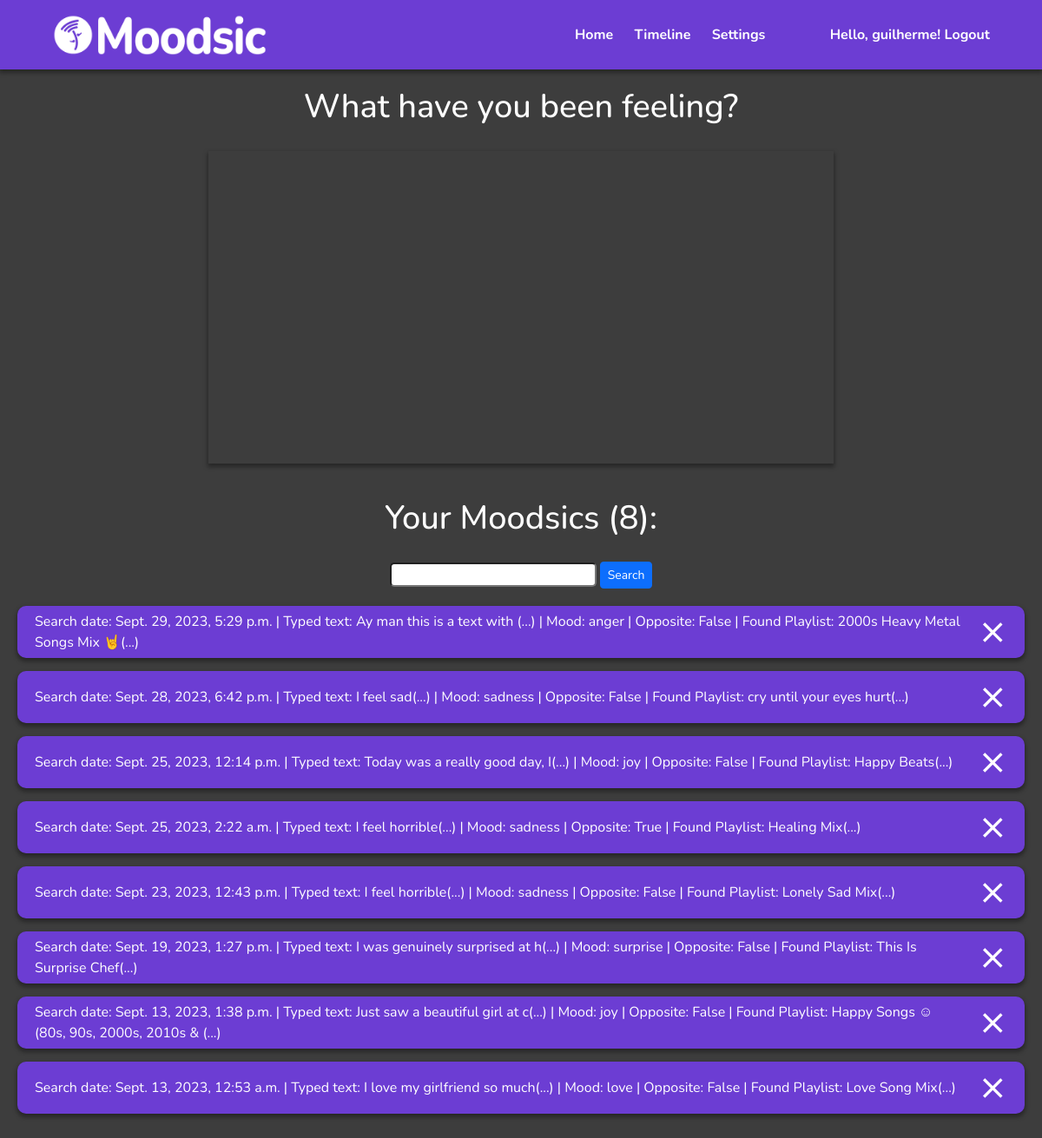
/timeline/ (signed in), run on an earlier commit of the app's database.
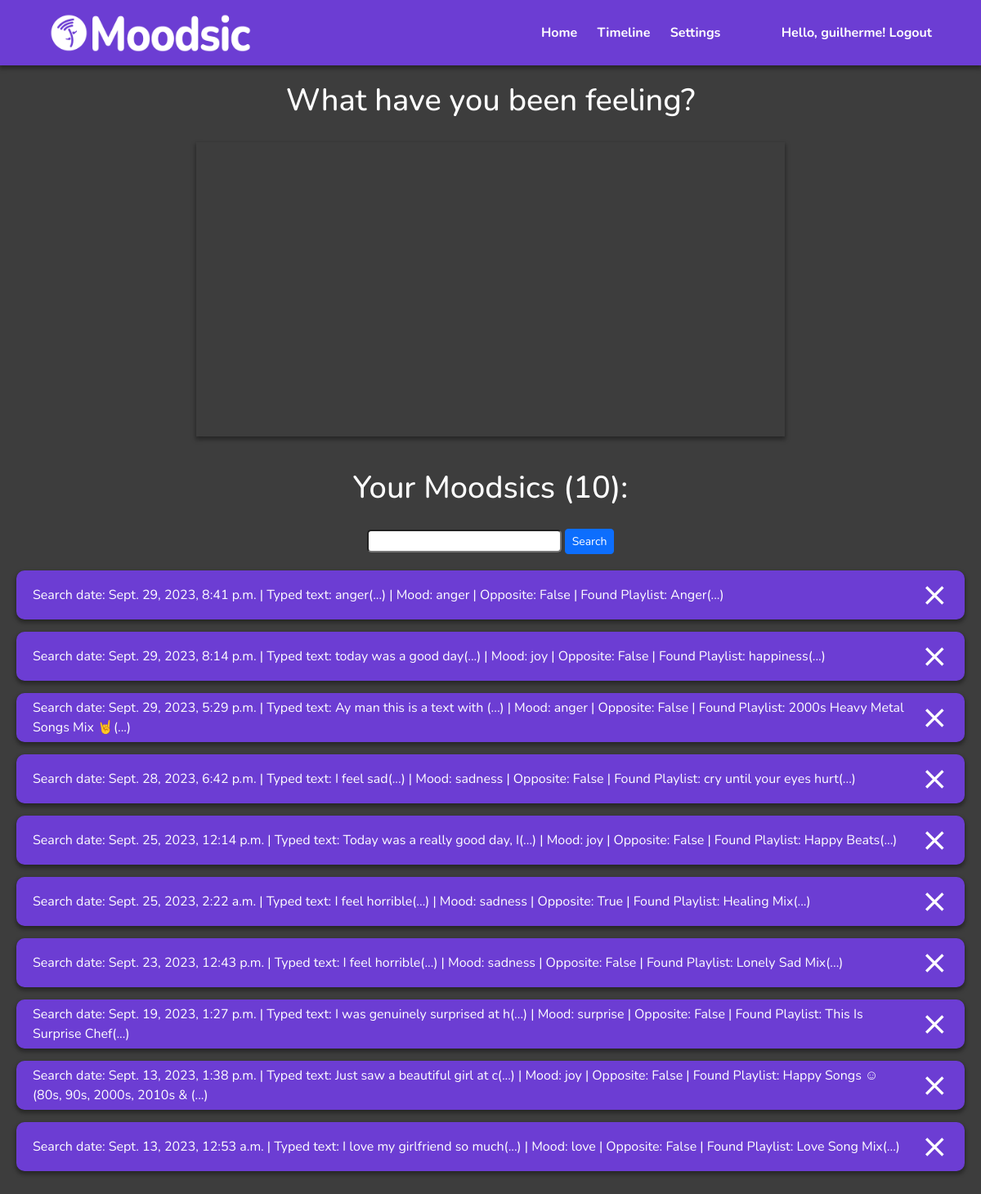
And on a later commit of the database.
### Moodsic/models.py (models this page shows, shortened)
class Moodsic(models.Model):
    user = models.ForeignKey(User, on_delete = models.CASCADE, null = True, blank = True)
    playlist = models.ForeignKey(Playlist, on_delete= models.CASCADE, null = True, blank= True)
    mood = models.CharField(max_length = 30)
    typedText = models.CharField(max_length= 600)
    searchDate = models.DateTimeField(auto_now_add=True, auto_now=False)
    opposite = models.BooleanField()

class Playlist(models.Model):
    title = models.CharField(max_length = 300)
    description = models.CharField(max_length = 600)
    owner = models.CharField(max_length=300)
    link = models.CharField(max_length=300)
    image = models.CharField(max_length=300)

### Moodsic/views.py (the view)
# urls.py: path('timeline/', TimelineView.as_view(), name='timeline'),
class TimelineView(LoginRequiredMixin, ListView):
    model = Moodsic
    template_name = 'Moodsic/timeline.html'
    context_object_name = 'moodsics'
    success_url = reverse_lazy('timeline')
    def get_queryset(self):
        return Moodsic.objects.order_by('-searchDate')
    def get_context_data(self, **kwargs):
        context = super().get_context_data(**kwargs)
        context['moodsics'] = context['moodsics'].filter(user = self.request.user)
        angerCount = Moodsic.objects.filter(mood='anger', user = self.request.user).count()
        fearCount = Moodsic.objects.filter(mood='fear', user = self.request.user).count()
        joyCount = Moodsic.objects.filter(mood='joy', user = self.request.user).count()
        loveCount = Moodsic.objects.filter(mood='love', user = self.request.user).count()
        sadnessCount = Moodsic.objects.filter(mood='sadness', user = self.request.user).count()
        surpriseCount = Moodsic.objects.filter(mood='surprise', user = self.request.user).count()
        data_points = [
            { "label": "anger",  "y": angerCount },
            { "label": "fear", "y": fearCount },
            { "label": "joy", "y": joyCount },
            { "label": "love",  "y": loveCount },
            { "label": "sadness",  "y": sadnessCount },
            { "label": "surprise",  "y": surpriseCount }
        ]
        context['data_points'] = data_points
        search_input = self.request.GET.get('search-area') or ''
        if search_input:
            context['moodsics'] = context['moodsics'].filter(typedText__icontains=search_input)
        context['search_input'] = search_input
        return context

### Moodsic/templates/Moodsic/timeline.html (shortened to what this page needs)
{% load static %}
<!DOCTYPE html>
<html lang="en">
<head>
    <link href="https://cdn.jsdelivr.net/npm/bootstrap@5.3.2/dist/css/bootstrap.min.css" rel="stylesheet">
    <link rel="stylesheet" href="{% static 'Moodsic/css/styles.css' %}">
</head>
<body>
    {% include 'Moodsic/header.html' %}
    <h2 class="feeling-text">What have you been feeling?</h2>
    <div class="chart-wrapper">
        <div id="chartContainer"></div>
    </div>
    <h2 class="your-moodsics-text">Your Moodsics ({{moodsics.count}}):</h2>
    <div id="search-add-wrapper">
        <form method="GET">
            <input id="search_text" type="text" name="search-area" value="{{search_input}}">
            <input class="btn btn-primary btn-sm" type="submit" value="Search">
        </form>
    </div>
    <div class="timeline-items-wrapper">
        {% for moodsic in moodsics %}
            <div class="moodsic-wrapper" role="button" onclick="location.href='{% url "moodsic-details" pk=moodsic.id %}'">
                <div class ="moodsic-description">
                    <span>Search date: </span> {{moodsic.searchDate}} |
                    <span>Typed text: </span> {{moodsic.typedText|slice:":30"}}(...) |
                    <span>Mood: </span> {{moodsic.mood}} |
                    <span>Opposite: </span> {{moodsic.opposite}} |
                    <span>Found Playlist: </span> {{moodsic.playlist.title|slice:":40"}}(...)
                </div>
                <div class = "moodsic-buttons">
                    <a class="delete-link" href="{% url 'moodsic-delete' pk=moodsic.id %}">&#10799;</a>
                </div>
            </div>
        {% empty %}
        <div class="nofound-wrapper">
            <h3>No Moodsics found.</h3>
            <h4>Save some Moodsics or change search terms.</h4>
        </div>
        {% endfor %}
    </div>
</body>
</html>

What changed in the data, as far as the page shows it:
added Moodsic: searchDate "Sept. 29, 2023, 8:41 p.m.", typedText "anger", mood "anger", opposite "False", playlist "Anger"
added Moodsic: searchDate "Sept. 29, 2023, 8:14 p.m.", typedText "today was a good day", mood "joy", opposite "False", playlist "happiness"
Also different on the page:
{{ moodsics.count }}: "8" → "10"
